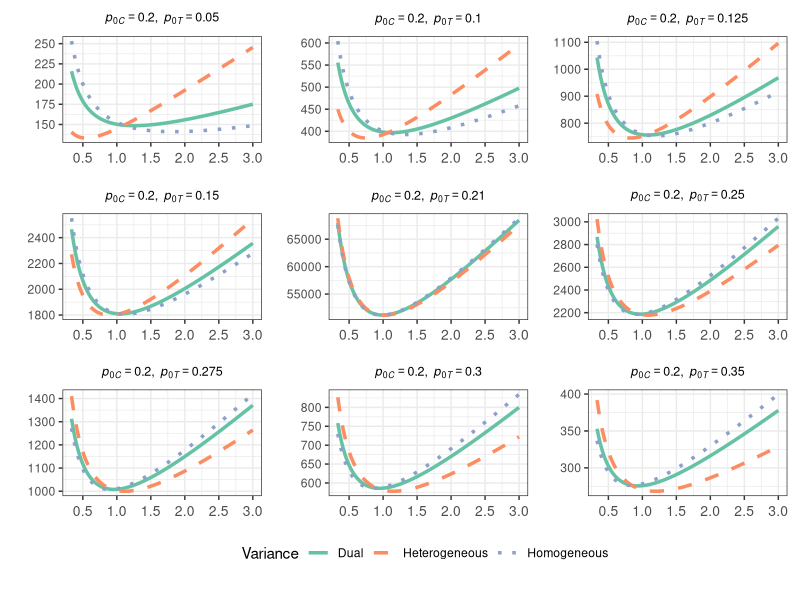
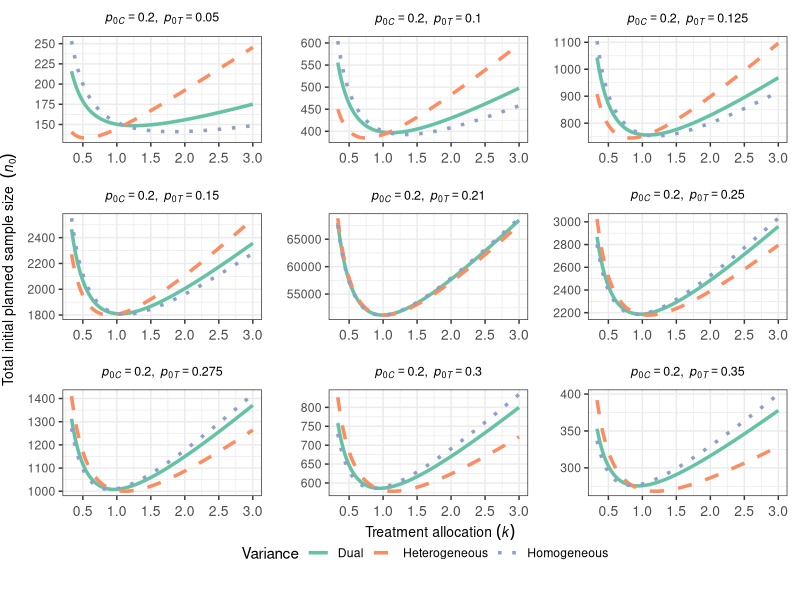

Generate these figures, in order, with R:
#-------------------------------------------------------------------------------
# Purpose: Plots to compare the three formulas for estimating sample size for a 
# binary endpoint
# Author: Ann Marie Weideman
#-------------------------------------------------------------------------------

# Set working directory to current location
script_path <- setwd(dirname(rstudioapi::getActiveDocumentContext()$path))

library(RColorBrewer)
library(dplyr)
library(tidyr)
library(ggplot2)
library(patchwork)

# Function to calculate sample sizes for the three formulas
calculate_sample_sizes <- function(k, p0C, p0T) {
  
  z_alpha <- qnorm(0.025, lower.tail = FALSE)
  z_beta <- qnorm(0.2, lower.tail = FALSE)
  delta0<-p0C-p0T
  p0<-(p0C+k*p0T)/(1+k)
  var0<-p0*(1-p0)
  var0C<-p0C*(1-p0C)
  var0T<-p0T*(1-p0T)
  
  # Assumes homogeneous variance 
  n0C_f1 <- (z_alpha + z_beta)^2 * (1 + 1/k) * var0 / delta0^2
  n0_f1 <- (1 + k) * n0C_f1
  
  # Assumes heterogeneous variance
  n0C_f2 <- (z_alpha + z_beta)^2 * (var0C + (1/k) * var0T) / delta0^2
  n0_f2 <- (1 + k) * n0C_f2
  
  # Assumes dual variance
  n0C_f3 <- (z_alpha * sqrt((1 + 1/k) * var0) + 
             z_beta * sqrt(var0C + (1/k) * var0T))^2 / delta0^2
  n0_f3 <- (1 + k) * n0C_f3
  
  return(c(n0_f1, n0_f2, n0_f3))
}

# Define the color palette to be colorblind friendly
palette <- brewer.pal(n = 3, name = "Set2")

k_range <- seq(1/3, 3, length.out = 100)
p0C_values<-0.2
p0T_values<-c(0.05, 0.1, 0.125, 0.15, 0.21, 0.25, 0.275, 0.3, 0.35)

# Create a data frame with all combinations
sample_data <- expand.grid(k = k_range, p0C = p0C_values, p0T = p0T_values) %>%
  rowwise() %>%
  mutate(
    Homogeneous = calculate_sample_sizes(k, p0C, p0T)[1],
    Heterogeneous = calculate_sample_sizes(k, p0C, p0T)[2],
    Dual = calculate_sample_sizes(k, p0C, p0T)[3]
  ) %>%
  ungroup() %>%
  gather(key = "Variance", value = "sample_size", -k, -p0C, -p0T) %>%
  mutate(formula = factor(Variance, levels = c("Homogeneous", "Heterogeneous", "Dual"), 
                          labels = c("Homogeneous", 
                                     "Heterogeneous", 
                                     "Dual")))

# Function to create individual plots within the panel
make_plot <- function(data, p0C_val, p0T_val, show_x_axis_label = FALSE) {
  # Define custom line types
  line_types <- c("solid", "dashed", "dotted")
  
  p <- ggplot(data, aes(x = k, y = sample_size, group = Variance, color = Variance, linetype = Variance)) +
    geom_line(size = 1.2) +  # Increase line size for visibility
    scale_color_manual(values = palette) +
    scale_linetype_manual(values=line_types) +  # Use the custom line types
    scale_x_continuous(breaks = seq(0, 3, by = 0.5)) +
    theme_bw(base_size = 11) +  # Increase the base size for all text
    theme(
      plot.title = element_text(hjust = 0.5, size=9),
      axis.title.y = element_blank(),
      axis.title.x = element_blank(),
      axis.text.x = element_text(size = 10, vjust = 0.5),
      plot.margin = unit(c(0.25, 0.25, 1, 1), "lines")
    ) +
  ggtitle(bquote(italic(p[0*"C"]) == .(p0C_val) * "," ~ 
                   "\n" ~ 
                   italic(p[0*"T"]) == .(p0T_val)))
  if (show_x_axis_label) {
    p <- p + labs(x = "k", y = expression("Total initial planned sample size ( " 
                                          ~ italic(n[0]) *")")) 
  }
  return(p)
}

# Generate a plot for each combination of p0C and p0T
plot_list <- list()
number_of_rows <- length(unique(sample_data$p0T))
counter <- 0

for (p0T_val in p0T_values) {
  for (p0C_val in  p0C_values) {
    counter <- counter + 1
    
    # Determine if this plot is on the bottom row
    show_x_axis_label <- (counter > (number_of_rows - 1) * 3)
    
    # Subset the data for the current combination of p0T and p0C
    data_subset <- subset(sample_data, p0T == p0T_val & p0C == p0C_val)
    
    # Add plot to the growing list of plots
    plot_list[[paste(p0T_val, p0C_val, sep = "_")]] <- 
      make_plot(data_subset, p0C_val=round(p0C_val,3),
                p0T_val=round(p0T_val,3), show_x_axis_label)
  }
}

# Combine the plots into a 3x3 patchwork
combined_plot <- wrap_plots(plot_list, ncol = 3) + 
  plot_layout(guides = 'collect') &
  theme(legend.position = "bottom")
print(combined_plot)

# Define the size and resolution of output image
width_in_inches <- 7
height_in_inches <- 6
dpi <- 600

# Open a PNG device
#jpeg(filename = paste0(script_path, "/output/trio_binary.jpg"), 
#     width = width_in_inches * dpi, height = height_in_inches * dpi, res = dpi)

# Print the combined plot
print(combined_plot)

# Add the common x-axis label using grid.text
require(grid)
grid.text(label = expression("Treatment allocation " * (italic(k))), 
          x = unit(0.55, "npc"),  # centered
          y = unit(0.1, "npc"),  # adjust this value as needed
          just = c("center", "bottom"),
          gp = gpar(fontsize = 10))

# Add the common y-axis label using grid.text
grid.text(label = expression("Total initial planned sample size  " * (italic(n[0]))), 
          x = unit(0.01, "npc"), y = unit(0.55, "npc"), rot = 90,
          gp = gpar(fontsize = 10))

# Close the PNG device, which saves the file
#dev.off()
